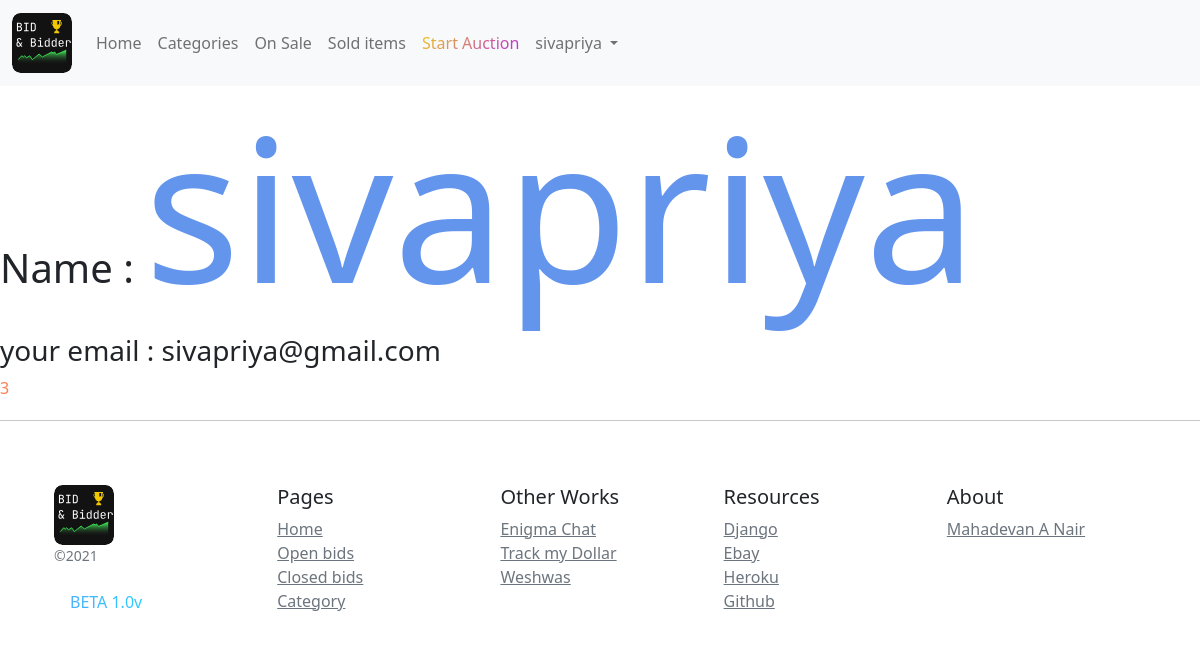
Page /mydetailpage (signed in) on the committed database.
### auctions/models.py (models this page shows)
class User(AbstractUser):
    def __str__(self):
        return f"{self.username}"

### auctions/views.py (the view)
# urls.py: path("mydetailpage", views.mydetailpage, name="mydetailpage"),
@login_required(login_url='/login')
def mydetailpage(request):
    try:
        obj_count = AuctionList.objects.filter(watchers = request.user).count()
    except:
        obj_count = ""
    return render(request, "auctions/mydetailpage.html", {
        "watcher_count" : obj_count
    })

### auctions/templates/auctions/mydetailpage.html
{% extends "auctions/layout.html" %}
{% block body %}
    <h1>Name : <span  style="font-size: 200px;color: cornflowerblue;">{{request.user.username}}</span></h1>
    <h3>your email : {{request.user.email}}</h3>
    <p style="color: coral;">{{request.user.id}}</p>
{% endblock %}

### auctions/templates/auctions/layout.html (shortened to what this page needs)
{% load static %}
<!DOCTYPE html>
<html lang="eng">
	<head>
	    <link href="https://cdn.jsdelivr.net/npm/bootstrap@5.0.1/dist/css/bootstrap.min.css" rel="stylesheet">
  </head>
  <body>
	<nav class="navbar navbar-expand-lg navbar-light bg-light">
	  <div class="container-fluid">
	    <a class="navbar-brand" href="{% url 'index'%}">
    </a>
	    <div class="collapse navbar-collapse" id="navbarSupportedContent">
	      <ul class="navbar-nav me-auto mb-2 mb-lg-0">
	        <li class="nav-item">
	          <a class="nav-link" aria-current="page" href="{% url 'index' %}">Home</a>
	        </li>
	        <li class="nav-item">
	          <a class="nav-link" href="{% url 'categorylistpage' %}">Categories</a>
	        </li>
	        <li class="nav-item">
	          <a class="nav-link" href="{% url 'activelisting' %}">On Sale</a>
	        </li>
	        <li class="nav-item">
	          <a class="nav-link" href="{% url 'closedlisting' %}">Sold items</a>
	        </li>
          <li class="nav-item">
	          <a class="nav-link" style='background:linear-gradient( 135deg, #EECE13 10%, #B210FF 100%);;-webkit-background-clip: text;
            -webkit-text-fill-color: transparent;'  href="{% url 'createlisting' %}">Start Auction</a>
	        </li>
	        {% if user.is_authenticated %}
	        <li class="nav-item dropdown">
	          <a class="nav-link dropdown-toggle" href="{% url 'mydetailpage' %}" id="navbarDropdown" role="button" data-bs-toggle="dropdown" aria-expanded="false">
	            {{ user.username }}
	          </a>
	        </li>
	        {% endif %}
	      </ul>
	    </div>
	  </div>
	</nav>
    {% block body %}
    {% endblock %}
<hr size="3px" style="margin-top: 20px;">
<div class="container">
    <footer class="container py-5">
      <div class="row">
        <div class="col-12 col-md">
          <small class="d-block mb-3 text-muted">©2021</small>
          <p class="nav-link active mb-3" aria-current="page" style='background-image: linear-gradient(to right, #4facfe 0%, #00f2fe 100%);;-webkit-background-clip: text;
          -webkit-text-fill-color: transparent;' href="#">BETA 1.0v</p>
        </div>
        <div class="col-6 col-md">
          <h5>Pages</h5>
          <ul class="list-unstyled text-small">
            <li><a class="text-muted" href="{% url 'index' %}">Home</a></li>
            <li><a class="text-muted" href="{% url 'activelisting' %}">Open bids</a></li>
            <li><a class="text-muted" href="{% url 'closedlisting' %}">Closed bids</a></li>
            <li><a class="text-muted" href="{% url 'categorylistpage' %}">Category</a></li>
          </ul>
        </div>
        <div class="col-6 col-md">
          <h5>Other Works</h5>
          <ul class="list-unstyled text-small">
            <li><a class="text-muted" href="https://ecodersenigmaapp.herokuapp.com/">Enigma Chat</a></li>
            <li><a class="text-muted" href="https://trackmydollar.herokuapp.com/login">Track my Dollar</a></li>
            <li><a class="text-muted" href="http://www.weshwas.tk/">Weshwas</a></li>
          </ul>
        </div>
        <div class="col-6 col-md">
          <h5>Resources</h5>
          <ul class="list-unstyled text-small">
            <li><a class="text-muted" href="https://www.djangoproject.com/">Django</a></li>
            <li><a class="text-muted" href="https://www.ebay.com/">Ebay</a></li>
            <li><a class="text-muted" href="https://www.heroku.com">Heroku</a></li>
            <li><a class="text-muted" href="https://github.com/mahadevananair1">Github</a></li>
          </ul>
        </div>
        <div class="col-6 col-md">
          <h5>About</h5>
          <ul class="list-unstyled text-small">
            <li><a class="text-muted" href="https://github.com/mahadevananair1">Mahadevan A Nair</a></li>
          </ul>
        </div>
      </div>
    </footer>
</div>
  </body>
</html>

### rows in the picture
User: username "sivapriya", user.username "sivapriya", user.email "sivapriya@gmail.com", user.id "3"
